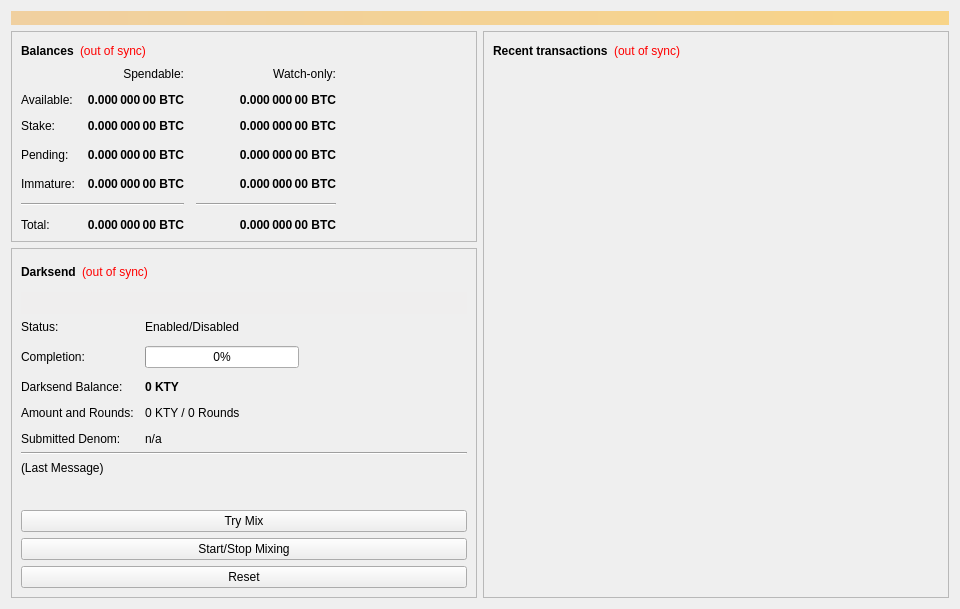
<?xml version="1.0" encoding="UTF-8"?>
<ui version="4.0">
 <class>OverviewPage</class>
 <widget class="QWidget" name="OverviewPage">
  <property name="geometry">
   <rect>
    <x>0</x>
    <y>0</y>
    <width>960</width>
    <height>594</height>
   </rect>
  </property>
  <property name="minimumSize">
   <size>
    <width>960</width>
    <height>0</height>
   </size>
  </property>
  <property name="windowTitle">
   <string>Form</string>
  </property>
  <layout class="QVBoxLayout" name="topLayout">
   <item>
    <widget class="QLabel" name="labelAlerts">
     <property name="visible">
      <bool>false</bool>
     </property>
     <property name="styleSheet">
      <string notr="true">background-color: qlineargradient(x1: 0, y1: 0, x2: 1, y2: 0, stop:0 #F0D0A0, stop:1 #F8D488); color:#000000;</string>
     </property>
     <property name="wordWrap">
      <bool>true</bool>
     </property>
     <property name="margin">
      <number>3</number>
     </property>
    </widget>
   </item>
   <item>
    <layout class="QHBoxLayout" name="horizontalLayout" stretch="1,1">
     <item>
      <layout class="QVBoxLayout" name="verticalLayout_2">
       <item>
        <widget class="QFrame" name="frame">
         <property name="frameShape">
          <enum>QFrame::StyledPanel</enum>
         </property>
         <property name="frameShadow">
          <enum>QFrame::Raised</enum>
         </property>
         <layout class="QVBoxLayout" name="verticalLayout_4">
          <item>
           <layout class="QHBoxLayout" name="horizontalLayout_4">
            <item>
             <widget class="QLabel" name="label_5">
              <property name="font">
               <font>
                <weight>75</weight>
                <bold>true</bold>
               </font>
              </property>
              <property name="text">
               <string>Balances</string>
              </property>
             </widget>
            </item>
            <item>
             <widget class="QLabel" name="labelWalletStatus">
              <property name="cursor">
               <cursorShape>WhatsThisCursor</cursorShape>
              </property>
              <property name="toolTip">
               <string>The displayed information may be out of date. Your wallet automatically synchronizes with the kittycoin network after a connection is established, but this process has not completed yet.</string>
              </property>
              <property name="styleSheet">
               <string notr="true">QLabel { color: red; }</string>
              </property>
              <property name="text">
               <string notr="true">(out of sync)</string>
              </property>
              <property name="alignment">
               <set>Qt::AlignLeading|Qt::AlignLeft|Qt::AlignVCenter</set>
              </property>
             </widget>
            </item>
            <item>
             <spacer name="horizontalSpacer_3">
              <property name="orientation">
               <enum>Qt::Horizontal</enum>
              </property>
              <property name="sizeHint" stdset="0">
               <size>
                <width>40</width>
                <height>20</height>
               </size>
              </property>
             </spacer>
            </item>
           </layout>
          </item>
          <item>
           <layout class="QGridLayout" name="gridLayout">
            <property name="spacing">
             <number>12</number>
            </property>
            <item row="3" column="2">
             <widget class="QLabel" name="labelWatchPending">
              <property name="font">
               <font>
                <weight>75</weight>
                <bold>true</bold>
               </font>
              </property>
              <property name="cursor">
               <cursorShape>IBeamCursor</cursorShape>
              </property>
              <property name="toolTip">
               <string>Unconfirmed transactions to watch-only addresses</string>
              </property>
              <property name="text">
               <string notr="true">0.000 000 00 BTC</string>
              </property>
              <property name="alignment">
               <set>Qt::AlignRight|Qt::AlignTrailing|Qt::AlignVCenter</set>
              </property>
              <property name="textInteractionFlags">
               <set>Qt::LinksAccessibleByMouse|Qt::TextSelectableByKeyboard|Qt::TextSelectableByMouse</set>
              </property>
             </widget>
            </item>
            <item row="3" column="1">
             <widget class="QLabel" name="labelUnconfirmed">
              <property name="font">
               <font>
                <weight>75</weight>
                <bold>true</bold>
               </font>
              </property>
              <property name="cursor">
               <cursorShape>IBeamCursor</cursorShape>
              </property>
              <property name="toolTip">
               <string>Total of transactions that have yet to be confirmed, and do not yet count toward the spendable balance</string>
              </property>
              <property name="text">
               <string notr="true">0.000 000 00 BTC</string>
              </property>
              <property name="alignment">
               <set>Qt::AlignRight|Qt::AlignTrailing|Qt::AlignVCenter</set>
              </property>
              <property name="textInteractionFlags">
               <set>Qt::LinksAccessibleByMouse|Qt::TextSelectableByKeyboard|Qt::TextSelectableByMouse</set>
              </property>
             </widget>
            </item>
            <item row="4" column="2">
             <widget class="QLabel" name="labelWatchImmature">
              <property name="font">
               <font>
                <weight>75</weight>
                <bold>true</bold>
               </font>
              </property>
              <property name="cursor">
               <cursorShape>IBeamCursor</cursorShape>
              </property>
              <property name="toolTip">
               <string>Mined balance in watch-only addresses that has not yet matured</string>
              </property>
              <property name="text">
               <string notr="true">0.000 000 00 BTC</string>
              </property>
              <property name="alignment">
               <set>Qt::AlignRight|Qt::AlignTrailing|Qt::AlignVCenter</set>
              </property>
              <property name="textInteractionFlags">
               <set>Qt::LinksAccessibleByMouse|Qt::TextSelectableByKeyboard|Qt::TextSelectableByMouse</set>
              </property>
             </widget>
            </item>
            <item row="5" column="0" colspan="2">
             <widget class="Line" name="lineSpendableBalance">
              <property name="orientation">
               <enum>Qt::Horizontal</enum>
              </property>
             </widget>
            </item>
            <item row="5" column="2">
             <widget class="Line" name="lineWatchBalance">
              <property name="sizePolicy">
               <sizepolicy hsizetype="Preferred" vsizetype="Fixed">
                <horstretch>0</horstretch>
                <verstretch>0</verstretch>
               </sizepolicy>
              </property>
              <property name="minimumSize">
               <size>
                <width>140</width>
                <height>0</height>
               </size>
              </property>
              <property name="orientation">
               <enum>Qt::Horizontal</enum>
              </property>
             </widget>
            </item>
            <item row="6" column="0">
             <widget class="QLabel" name="labelTotalText">
              <property name="text">
               <string>Total:</string>
              </property>
             </widget>
            </item>
            <item row="4" column="1">
             <widget class="QLabel" name="labelImmature">
              <property name="font">
               <font>
                <weight>75</weight>
                <bold>true</bold>
               </font>
              </property>
              <property name="cursor">
               <cursorShape>IBeamCursor</cursorShape>
              </property>
              <property name="toolTip">
               <string>Mined balance that has not yet matured</string>
              </property>
              <property name="text">
               <string notr="true">0.000 000 00 BTC</string>
              </property>
              <property name="alignment">
               <set>Qt::AlignRight|Qt::AlignTrailing|Qt::AlignVCenter</set>
              </property>
              <property name="textInteractionFlags">
               <set>Qt::LinksAccessibleByMouse|Qt::TextSelectableByKeyboard|Qt::TextSelectableByMouse</set>
              </property>
             </widget>
            </item>
            <item row="3" column="3">
             <spacer name="horizontalSpacer_2">
              <property name="orientation">
               <enum>Qt::Horizontal</enum>
              </property>
              <property name="sizeHint" stdset="0">
               <size>
                <width>40</width>
                <height>20</height>
               </size>
              </property>
             </spacer>
            </item>
            <item row="4" column="0">
             <widget class="QLabel" name="labelImmatureText">
              <property name="text">
               <string>Immature:</string>
              </property>
             </widget>
            </item>
            <item row="6" column="1">
             <widget class="QLabel" name="labelTotal">
              <property name="font">
               <font>
                <weight>75</weight>
                <bold>true</bold>
               </font>
              </property>
              <property name="cursor">
               <cursorShape>IBeamCursor</cursorShape>
              </property>
              <property name="toolTip">
               <string>Your current total balance</string>
              </property>
              <property name="text">
               <string notr="true">0.000 000 00 BTC</string>
              </property>
              <property name="alignment">
               <set>Qt::AlignRight|Qt::AlignTrailing|Qt::AlignVCenter</set>
              </property>
              <property name="textInteractionFlags">
               <set>Qt::LinksAccessibleByMouse|Qt::TextSelectableByKeyboard|Qt::TextSelectableByMouse</set>
              </property>
             </widget>
            </item>
            <item row="6" column="2">
             <widget class="QLabel" name="labelWatchTotal">
              <property name="font">
               <font>
                <weight>75</weight>
                <bold>true</bold>
               </font>
              </property>
              <property name="cursor">
               <cursorShape>IBeamCursor</cursorShape>
              </property>
              <property name="toolTip">
               <string>Current total balance in watch-only addresses</string>
              </property>
              <property name="text">
               <string notr="true">0.000 000 00 BTC</string>
              </property>
              <property name="alignment">
               <set>Qt::AlignRight|Qt::AlignTrailing|Qt::AlignVCenter</set>
              </property>
              <property name="textInteractionFlags">
               <set>Qt::LinksAccessibleByMouse|Qt::TextSelectableByKeyboard|Qt::TextSelectableByMouse</set>
              </property>
             </widget>
            </item>
            <item row="0" column="2">
             <widget class="QLabel" name="labelWatchonly">
              <property name="text">
               <string>Watch-only:</string>
              </property>
              <property name="alignment">
               <set>Qt::AlignRight|Qt::AlignTrailing|Qt::AlignVCenter</set>
              </property>
             </widget>
            </item>
            <item row="1" column="0">
             <widget class="QLabel" name="labelBalanceText">
              <property name="text">
               <string>Available:</string>
              </property>
             </widget>
            </item>
            <item row="1" column="1">
             <widget class="QLabel" name="labelBalance">
              <property name="font">
               <font>
                <weight>75</weight>
                <bold>true</bold>
               </font>
              </property>
              <property name="cursor">
               <cursorShape>IBeamCursor</cursorShape>
              </property>
              <property name="toolTip">
               <string>Your current spendable balance</string>
              </property>
              <property name="text">
               <string notr="true">0.000 000 00 BTC</string>
              </property>
              <property name="alignment">
               <set>Qt::AlignRight|Qt::AlignTrailing|Qt::AlignVCenter</set>
              </property>
              <property name="textInteractionFlags">
               <set>Qt::LinksAccessibleByMouse|Qt::TextSelectableByKeyboard|Qt::TextSelectableByMouse</set>
              </property>
             </widget>
            </item>
            <item row="2" column="0">
             <widget class="QLabel" name="label_10">
              <property name="text">
               <string>Stake:</string>
              </property>
             </widget>
            </item>
            <item row="2" column="1">
             <widget class="QLabel" name="labelStake">
              <property name="font">
               <font>
                <weight>75</weight>
                <bold>true</bold>
               </font>
              </property>
              <property name="cursor">
               <cursorShape>IBeamCursor</cursorShape>
              </property>
              <property name="toolTip">
               <string>Total of coins that was staked, and do not yet count toward the current balance</string>
              </property>
              <property name="text">
               <string notr="true">0.000 000 00 BTC</string>
              </property>
              <property name="alignment">
               <set>Qt::AlignRight|Qt::AlignTrailing|Qt::AlignVCenter</set>
              </property>
              <property name="textInteractionFlags">
               <set>Qt::LinksAccessibleByMouse|Qt::TextSelectableByKeyboard|Qt::TextSelectableByMouse</set>
              </property>
             </widget>
            </item>
            <item row="2" column="2">
             <widget class="QLabel" name="labelWatchStake">
              <property name="font">
               <font>
                <weight>75</weight>
                <bold>true</bold>
               </font>
              </property>
              <property name="cursor">
               <cursorShape>IBeamCursor</cursorShape>
              </property>
              <property name="toolTip">
               <string>Total of coins that was staked in watch-only addresses, and do not yet count toward the current watch-only balance</string>
              </property>
              <property name="text">
               <string notr="true">0.000 000 00 BTC</string>
              </property>
              <property name="alignment">
               <set>Qt::AlignRight|Qt::AlignTrailing|Qt::AlignVCenter</set>
              </property>
              <property name="textInteractionFlags">
               <set>Qt::LinksAccessibleByMouse|Qt::TextSelectableByKeyboard|Qt::TextSelectableByMouse</set>
              </property>
             </widget>
            </item>
            <item row="1" column="2">
             <widget class="QLabel" name="labelWatchAvailable">
              <property name="font">
               <font>
                <weight>75</weight>
                <bold>true</bold>
               </font>
              </property>
              <property name="cursor">
               <cursorShape>IBeamCursor</cursorShape>
              </property>
              <property name="toolTip">
               <string>Your current balance in watch-only addresses</string>
              </property>
              <property name="text">
               <string notr="true">0.000 000 00 BTC</string>
              </property>
              <property name="alignment">
               <set>Qt::AlignRight|Qt::AlignTrailing|Qt::AlignVCenter</set>
              </property>
              <property name="textInteractionFlags">
               <set>Qt::LinksAccessibleByMouse|Qt::TextSelectableByKeyboard|Qt::TextSelectableByMouse</set>
              </property>
             </widget>
            </item>
            <item row="3" column="0">
             <widget class="QLabel" name="labelPendingText">
              <property name="text">
               <string>Pending:</string>
              </property>
             </widget>
            </item>
            <item row="0" column="1">
             <widget class="QLabel" name="labelSpendable">
              <property name="text">
               <string>Spendable:</string>
              </property>
              <property name="alignment">
               <set>Qt::AlignRight|Qt::AlignTrailing|Qt::AlignVCenter</set>
              </property>
             </widget>
            </item>
           </layout>
          </item>
         </layout>
        </widget>
       </item>
       <item>
        <widget class="QFrame" name="frameDarksend">
         <property name="sizePolicy">
          <sizepolicy hsizetype="Expanding" vsizetype="Expanding">
           <horstretch>0</horstretch>
           <verstretch>0</verstretch>
          </sizepolicy>
         </property>
         <property name="minimumSize">
          <size>
           <width>0</width>
           <height>350</height>
          </size>
         </property>
         <property name="layoutDirection">
          <enum>Qt::LeftToRight</enum>
         </property>
         <property name="frameShape">
          <enum>QFrame::StyledPanel</enum>
         </property>
         <property name="frameShadow">
          <enum>QFrame::Raised</enum>
         </property>
         <layout class="QVBoxLayout" name="verticalLayout_5">
          <item>
           <layout class="QHBoxLayout" name="horizontalLayout_5">
            <item>
             <widget class="QLabel" name="label_2">
              <property name="font">
               <font>
                <weight>75</weight>
                <bold>true</bold>
               </font>
              </property>
              <property name="text">
               <string>Darksend</string>
              </property>
             </widget>
            </item>
            <item>
             <widget class="QLabel" name="labelDarksendSyncStatus">
              <property name="toolTip">
               <string>The displayed information may be out of date. Your wallet automatically synchronizes with the kittycoin network after a connection is established, but this process has not completed yet.</string>
              </property>
              <property name="styleSheet">
               <string notr="true">QLabel { color: red; }</string>
              </property>
              <property name="text">
               <string notr="true">(out of sync)</string>
              </property>
              <property name="alignment">
               <set>Qt::AlignLeading|Qt::AlignLeft|Qt::AlignVCenter</set>
              </property>
             </widget>
            </item>
            <item>
             <spacer name="horizontalSpacer_4">
              <property name="orientation">
               <enum>Qt::Horizontal</enum>
              </property>
              <property name="sizeHint" stdset="0">
               <size>
                <width>40</width>
                <height>20</height>
               </size>
              </property>
             </spacer>
            </item>
           </layout>
          </item>
          <item>
           <widget class="QPushButton" name="runAutoDenom">
            <property name="palette">
             <palette>
              <active>
               <colorrole role="WindowText">
                <brush brushstyle="SolidPattern">
                 <color alpha="255">
                  <red>0</red>
                  <green>0</green>
                  <blue>0</blue>
                 </color>
                </brush>
               </colorrole>
               <colorrole role="Button">
                <brush brushstyle="SolidPattern">
                 <color alpha="255">
                  <red>239</red>
                  <green>238</green>
                  <blue>238</blue>
                 </color>
                </brush>
               </colorrole>
               <colorrole role="Light">
                <brush brushstyle="SolidPattern">
                 <color alpha="255">
                  <red>255</red>
                  <green>255</green>
                  <blue>255</blue>
                 </color>
                </brush>
               </colorrole>
               <colorrole role="Midlight">
                <brush brushstyle="SolidPattern">
                 <color alpha="255">
                  <red>247</red>
                  <green>246</green>
                  <blue>246</blue>
                 </color>
                </brush>
               </colorrole>
               <colorrole role="Dark">
                <brush brushstyle="SolidPattern">
                 <color alpha="255">
                  <red>119</red>
                  <green>119</green>
                  <blue>119</blue>
                 </color>
                </brush>
               </colorrole>
               <colorrole role="Mid">
                <brush brushstyle="SolidPattern">
                 <color alpha="255">
                  <red>159</red>
                  <green>159</green>
                  <blue>159</blue>
                 </color>
                </brush>
               </colorrole>
               <colorrole role="Text">
                <brush brushstyle="SolidPattern">
                 <color alpha="255">
                  <red>0</red>
                  <green>0</green>
                  <blue>0</blue>
                 </color>
                </brush>
               </colorrole>
               <colorrole role="BrightText">
                <brush brushstyle="SolidPattern">
                 <color alpha="255">
                  <red>255</red>
                  <green>255</green>
                  <blue>255</blue>
                 </color>
                </brush>
               </colorrole>
               <colorrole role="ButtonText">
                <brush brushstyle="SolidPattern">
                 <color alpha="255">
                  <red>0</red>
                  <green>0</green>
                  <blue>0</blue>
                 </color>
                </brush>
               </colorrole>
               <colorrole role="Base">
                <brush brushstyle="SolidPattern">
                 <color alpha="255">
                  <red>255</red>
                  <green>255</green>
                  <blue>255</blue>
                 </color>
                </brush>
               </colorrole>
               <colorrole role="Window">
                <brush brushstyle="SolidPattern">
                 <color alpha="255">
                  <red>239</red>
                  <green>238</green>
                  <blue>238</blue>
                 </color>
                </brush>
               </colorrole>
               <colorrole role="Shadow">
                <brush brushstyle="SolidPattern">
                 <color alpha="255">
                  <red>0</red>
                  <green>0</green>
                  <blue>0</blue>
                 </color>
                </brush>
               </colorrole>
               <colorrole role="AlternateBase">
                <brush brushstyle="SolidPattern">
                 <color alpha="255">
                  <red>247</red>
                  <green>246</green>
                  <blue>246</blue>
                 </color>
                </brush>
               </colorrole>
               <colorrole role="ToolTipBase">
                <brush brushstyle="SolidPattern">
                 <color alpha="255">
                  <red>255</red>
                  <green>255</green>
                  <blue>220</blue>
                 </color>
                </brush>
               </colorrole>
               <colorrole role="ToolTipText">
                <brush brushstyle="SolidPattern">
                 <color alpha="255">
                  <red>0</red>
                  <green>0</green>
                  <blue>0</blue>
                 </color>
                </brush>
               </colorrole>
              </active>
              <inactive>
               <colorrole role="WindowText">
                <brush brushstyle="SolidPattern">
                 <color alpha="255">
                  <red>0</red>
                  <green>0</green>
                  <blue>0</blue>
                 </color>
                </brush>
               </colorrole>
               <colorrole role="Button">
                <brush brushstyle="SolidPattern">
                 <color alpha="255">
                  <red>239</red>
                  <green>238</green>
                  <blue>238</blue>
                 </color>
                </brush>
               </colorrole>
               <colorrole role="Light">
                <brush brushstyle="SolidPattern">
                 <color alpha="255">
                  <red>255</red>
                  <green>255</green>
                  <blue>255</blue>
                 </color>
                </brush>
               </colorrole>
               <colorrole role="Midlight">
                <brush brushstyle="SolidPattern">
                 <color alpha="255">
                  <red>247</red>
                  <green>246</green>
                  <blue>246</blue>
                 </color>
                </brush>
               </colorrole>
               <colorrole role="Dark">
                <brush brushstyle="SolidPattern">
                 <color alpha="255">
                  <red>119</red>
                  <green>119</green>
                  <blue>119</blue>
                 </color>
                </brush>
               </colorrole>
               <colorrole role="Mid">
                <brush brushstyle="SolidPattern">
                 <color alpha="255">
                  <red>159</red>
                  <green>159</green>
                  <blue>159</blue>
                 </color>
                </brush>
               </colorrole>
               <colorrole role="Text">
                <brush brushstyle="SolidPattern">
                 <color alpha="255">
                  <red>0</red>
                  <green>0</green>
                  <blue>0</blue>
                 </color>
                </brush>
               </colorrole>
               <colorrole role="BrightText">
                <brush brushstyle="SolidPattern">
                 <color alpha="255">
                  <red>255</red>
                  <green>255</green>
                  <blue>255</blue>
                 </color>
                </brush>
               </colorrole>
               <colorrole role="ButtonText">
                <brush brushstyle="SolidPattern">
                 <color alpha="255">
                  <red>0</red>
                  <green>0</green>
                  <blue>0</blue>
                 </color>
                </brush>
               </colorrole>
               <colorrole role="Base">
                <brush brushstyle="SolidPattern">
                 <color alpha="255">
                  <red>255</red>
                  <green>255</green>
                  <blue>255</blue>
                 </color>
                </brush>
               </colorrole>
               <colorrole role="Window">
                <brush brushstyle="SolidPattern">
                 <color alpha="255">
                  <red>239</red>
                  <green>238</green>
                  <blue>238</blue>
                 </color>
                </brush>
               </colorrole>
               <colorrole role="Shadow">
                <brush brushstyle="SolidPattern">
                 <color alpha="255">
                  <red>0</red>
                  <green>0</green>
                  <blue>0</blue>
                 </color>
                </brush>
               </colorrole>
               <colorrole role="AlternateBase">
                <brush brushstyle="SolidPattern">
                 <color alpha="255">
                  <red>247</red>
                  <green>246</green>
                  <blue>246</blue>
                 </color>
                </brush>
               </colorrole>
               <colorrole role="ToolTipBase">
                <brush brushstyle="SolidPattern">
                 <color alpha="255">
                  <red>255</red>
                  <green>255</green>
                  <blue>220</blue>
                 </color>
                </brush>
               </colorrole>
               <colorrole role="ToolTipText">
                <brush brushstyle="SolidPattern">
                 <color alpha="255">
                  <red>0</red>
                  <green>0</green>
                  <blue>0</blue>
                 </color>
                </brush>
               </colorrole>
              </inactive>
              <disabled>
               <colorrole role="WindowText">
                <brush brushstyle="SolidPattern">
                 <color alpha="255">
                  <red>119</red>
                  <green>119</green>
                  <blue>119</blue>
                 </color>
                </brush>
               </colorrole>
               <colorrole role="Button">
                <brush brushstyle="SolidPattern">
                 <color alpha="255">
                  <red>239</red>
                  <green>238</green>
                  <blue>238</blue>
                 </color>
                </brush>
               </colorrole>
               <colorrole role="Light">
                <brush brushstyle="SolidPattern">
                 <color alpha="255">
                  <red>255</red>
                  <green>255</green>
                  <blue>255</blue>
                 </color>
                </brush>
               </colorrole>
               <colorrole role="Midlight">
                <brush brushstyle="SolidPattern">
                 <color alpha="255">
                  <red>247</red>
                  <green>246</green>
                  <blue>246</blue>
                 </color>
                </brush>
               </colorrole>
               <colorrole role="Dark">
                <brush brushstyle="SolidPattern">
                 <color alpha="255">
                  <red>119</red>
                  <green>119</green>
                  <blue>119</blue>
                 </color>
                </brush>
               </colorrole>
               <colorrole role="Mid">
                <brush brushstyle="SolidPattern">
                 <color alpha="255">
                  <red>159</red>
                  <green>159</green>
                  <blue>159</blue>
                 </color>
                </brush>
               </colorrole>
               <colorrole role="Text">
                <brush brushstyle="SolidPattern">
                 <color alpha="255">
                  <red>119</red>
                  <green>119</green>
                  <blue>119</blue>
                 </color>
                </brush>
               </colorrole>
               <colorrole role="BrightText">
                <brush brushstyle="SolidPattern">
                 <color alpha="255">
                  <red>255</red>
                  <green>255</green>
                  <blue>255</blue>
                 </color>
                </brush>
               </colorrole>
               <colorrole role="ButtonText">
                <brush brushstyle="SolidPattern">
                 <color alpha="255">
                  <red>119</red>
                  <green>119</green>
                  <blue>119</blue>
                 </color>
                </brush>
               </colorrole>
               <colorrole role="Base">
                <brush brushstyle="SolidPattern">
                 <color alpha="255">
                  <red>239</red>
                  <green>238</green>
                  <blue>238</blue>
                 </color>
                </brush>
               </colorrole>
               <colorrole role="Window">
                <brush brushstyle="SolidPattern">
                 <color alpha="255">
                  <red>239</red>
                  <green>238</green>
                  <blue>238</blue>
                 </color>
                </brush>
               </colorrole>
               <colorrole role="Shadow">
                <brush brushstyle="SolidPattern">
                 <color alpha="255">
                  <red>0</red>
                  <green>0</green>
                  <blue>0</blue>
                 </color>
                </brush>
               </colorrole>
               <colorrole role="AlternateBase">
                <brush brushstyle="SolidPattern">
                 <color alpha="255">
                  <red>239</red>
                  <green>238</green>
                  <blue>238</blue>
                 </color>
                </brush>
               </colorrole>
               <colorrole role="ToolTipBase">
                <brush brushstyle="SolidPattern">
                 <color alpha="255">
                  <red>255</red>
                  <green>255</green>
                  <blue>220</blue>
                 </color>
                </brush>
               </colorrole>
               <colorrole role="ToolTipText">
                <brush brushstyle="SolidPattern">
                 <color alpha="255">
                  <red>0</red>
                  <green>0</green>
                  <blue>0</blue>
                 </color>
                </brush>
               </colorrole>
              </disabled>
             </palette>
            </property>
            <property name="focusPolicy">
             <enum>Qt::NoFocus</enum>
            </property>
            <property name="autoFillBackground">
             <bool>true</bool>
            </property>
            <property name="text">
             <string/>
            </property>
            <property name="flat">
             <bool>true</bool>
            </property>
           </widget>
          </item>
          <item>
           <layout class="QFormLayout" name="formLayout">
            <property name="fieldGrowthPolicy">
             <enum>QFormLayout::AllNonFixedFieldsGrow</enum>
            </property>
            <property name="horizontalSpacing">
             <number>11</number>
            </property>
            <property name="verticalSpacing">
             <number>12</number>
            </property>
            <item row="0" column="0">
             <widget class="QLabel" name="label_6">
              <property name="text">
               <string>Status:</string>
              </property>
             </widget>
            </item>
            <item row="1" column="0">
             <widget class="QLabel" name="label_7">
              <property name="text">
               <string>Completion:</string>
              </property>
             </widget>
            </item>
            <item row="1" column="1">
             <widget class="QProgressBar" name="darksendProgress">
              <property name="maximumSize">
               <size>
                <width>154</width>
                <height>16777215</height>
               </size>
              </property>
              <property name="value">
               <number>0</number>
              </property>
             </widget>
            </item>
            <item row="3" column="0">
             <widget class="QLabel" name="labelAnonymizedText">
              <property name="text">
               <string>Darksend Balance:</string>
              </property>
             </widget>
            </item>
            <item row="3" column="1">
             <widget class="QLabel" name="labelAnonymized">
              <property name="font">
               <font>
                <weight>75</weight>
                <bold>true</bold>
               </font>
              </property>
              <property name="text">
               <string notr="true">0 KTY</string>
              </property>
             </widget>
            </item>
            <item row="4" column="0">
             <widget class="QLabel" name="label_8">
              <property name="text">
               <string>Amount and Rounds:</string>
              </property>
             </widget>
            </item>
            <item row="4" column="1">
             <widget class="QLabel" name="labelAmountRounds">
              <property name="text">
               <string>0 KTY / 0 Rounds</string>
              </property>
             </widget>
            </item>
            <item row="5" column="0">
             <widget class="QLabel" name="label_9">
              <property name="text">
               <string>Submitted Denom:</string>
              </property>
             </widget>
            </item>
            <item row="5" column="1">
             <widget class="QLabel" name="labelSubmittedDenom">
              <property name="toolTip">
               <string>The denominations you submitted to the Masternode.&lt;br&gt;To mix, other users must submit the exact same denominations.</string>
              </property>
              <property name="text">
               <string>n/a</string>
              </property>
             </widget>
            </item>
            <item row="0" column="1">
             <widget class="QLabel" name="darksendEnabled">
              <property name="text">
               <string>Enabled/Disabled</string>
              </property>
             </widget>
            </item>
           </layout>
          </item>
          <item>
           <widget class="Line" name="lineLastMessage">
            <property name="orientation">
             <enum>Qt::Horizontal</enum>
            </property>
           </widget>
          </item>
          <item>
           <widget class="QLabel" name="darksendStatus">
            <property name="minimumSize">
             <size>
              <width>288</width>
              <height>43</height>
             </size>
            </property>
            <property name="text">
             <string>(Last Message)</string>
            </property>
            <property name="alignment">
             <set>Qt::AlignLeading|Qt::AlignLeft|Qt::AlignTop</set>
            </property>
            <property name="wordWrap">
             <bool>true</bool>
            </property>
           </widget>
          </item>
          <item>
           <widget class="QPushButton" name="darksendAuto">
            <property name="sizePolicy">
             <sizepolicy hsizetype="MinimumExpanding" vsizetype="Fixed">
              <horstretch>0</horstretch>
              <verstretch>0</verstretch>
             </sizepolicy>
            </property>
            <property name="toolTip">
             <string>Try to manually submit a Darksend request.</string>
            </property>
            <property name="text">
             <string>Try Mix</string>
            </property>
           </widget>
          </item>
          <item>
           <widget class="QPushButton" name="toggleDarksend">
            <property name="sizePolicy">
             <sizepolicy hsizetype="MinimumExpanding" vsizetype="Fixed">
              <horstretch>0</horstretch>
              <verstretch>0</verstretch>
             </sizepolicy>
            </property>
            <property name="text">
             <string>Start/Stop Mixing</string>
            </property>
           </widget>
          </item>
          <item>
           <widget class="QPushButton" name="darksendReset">
            <property name="sizePolicy">
             <sizepolicy hsizetype="MinimumExpanding" vsizetype="Fixed">
              <horstretch>0</horstretch>
              <verstretch>0</verstretch>
             </sizepolicy>
            </property>
            <property name="toolTip">
             <string>Reset the current status of Darksend (can interrupt Darksend if it's in the process of Mixing, which can cost you money!)</string>
            </property>
            <property name="autoFillBackground">
             <bool>false</bool>
            </property>
            <property name="text">
             <string>Reset</string>
            </property>
           </widget>
          </item>
         </layout>
        </widget>
       </item>
       <item>
        <spacer name="verticalSpacer">
         <property name="orientation">
          <enum>Qt::Vertical</enum>
         </property>
         <property name="sizeHint" stdset="0">
          <size>
           <width>20</width>
           <height>40</height>
          </size>
         </property>
        </spacer>
       </item>
      </layout>
     </item>
     <item>
      <layout class="QVBoxLayout" name="verticalLayout_3">
       <item>
        <widget class="QFrame" name="frame_2">
         <property name="frameShape">
          <enum>QFrame::StyledPanel</enum>
         </property>
         <property name="frameShadow">
          <enum>QFrame::Raised</enum>
         </property>
         <layout class="QVBoxLayout" name="verticalLayout">
          <item>
           <layout class="QHBoxLayout" name="horizontalLayout_2">
            <item>
             <widget class="QLabel" name="label_4">
              <property name="font">
               <font>
                <weight>75</weight>
                <bold>true</bold>
               </font>
              </property>
              <property name="text">
               <string>Recent transactions</string>
              </property>
             </widget>
            </item>
            <item>
             <widget class="QLabel" name="labelTransactionsStatus">
              <property name="cursor">
               <cursorShape>WhatsThisCursor</cursorShape>
              </property>
              <property name="toolTip">
               <string>The displayed information may be out of date. Your wallet automatically synchronizes with the kittycoin network after a connection is established, but this process has not completed yet.</string>
              </property>
              <property name="styleSheet">
               <string notr="true">QLabel { color: red; }</string>
              </property>
              <property name="text">
               <string notr="true">(out of sync)</string>
              </property>
              <property name="alignment">
               <set>Qt::AlignRight|Qt::AlignTrailing|Qt::AlignVCenter</set>
              </property>
             </widget>
            </item>
            <item>
             <spacer name="horizontalSpacer">
              <property name="orientation">
               <enum>Qt::Horizontal</enum>
              </property>
              <property name="sizeHint" stdset="0">
               <size>
                <width>40</width>
                <height>20</height>
               </size>
              </property>
             </spacer>
            </item>
           </layout>
          </item>
          <item>
           <widget class="QListView" name="listTransactions">
            <property name="styleSheet">
             <string notr="true">QListView { background: transparent; }</string>
            </property>
            <property name="frameShape">
             <enum>QFrame::NoFrame</enum>
            </property>
            <property name="verticalScrollBarPolicy">
             <enum>Qt::ScrollBarAlwaysOff</enum>
            </property>
            <property name="horizontalScrollBarPolicy">
             <enum>Qt::ScrollBarAlwaysOff</enum>
            </property>
            <property name="selectionMode">
             <enum>QAbstractItemView::NoSelection</enum>
            </property>
           </widget>
          </item>
         </layout>
        </widget>
       </item>
      </layout>
     </item>
    </layout>
   </item>
  </layout>
 </widget>
 <resources/>
 <connections/>
</ui>
